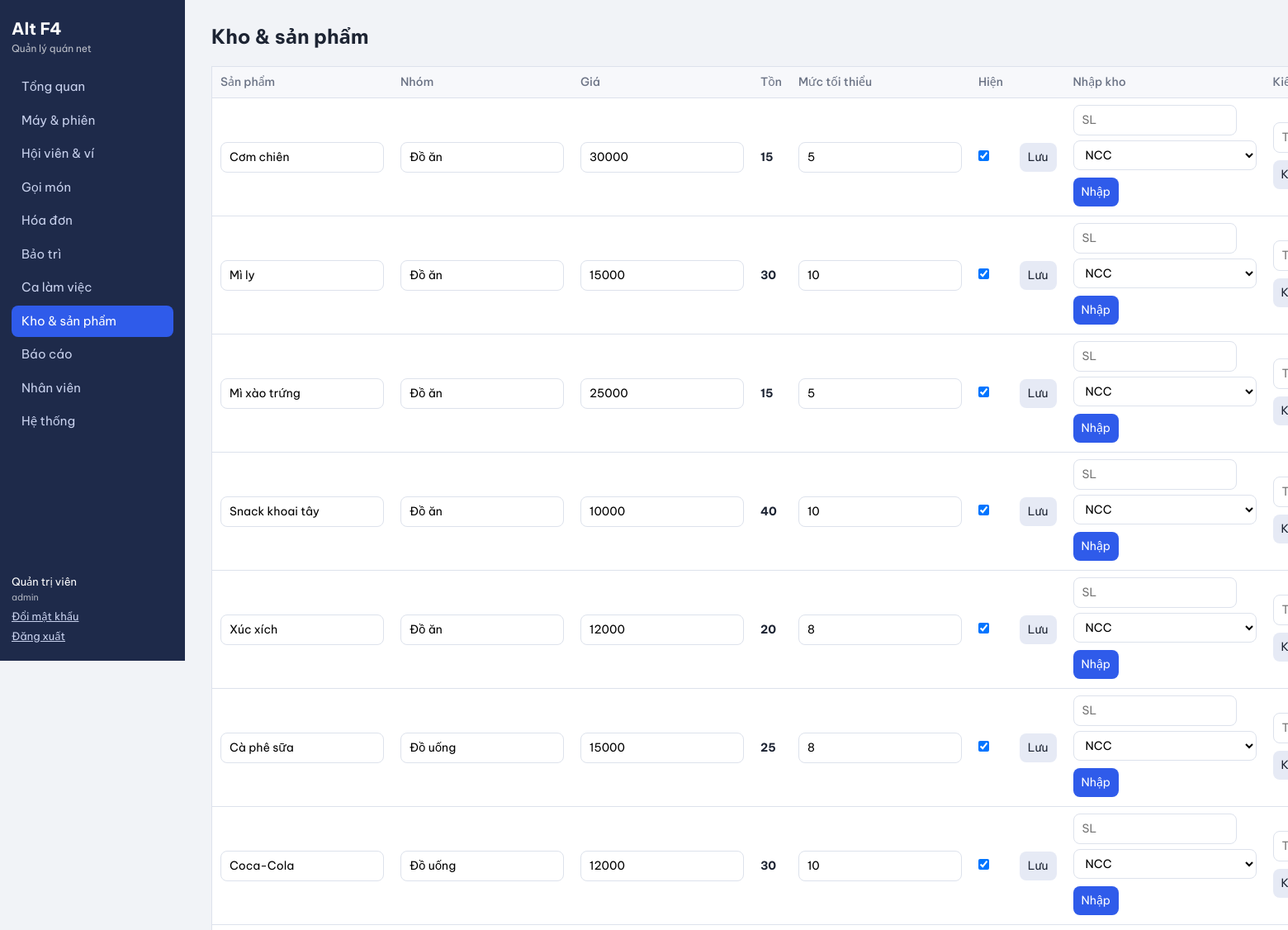
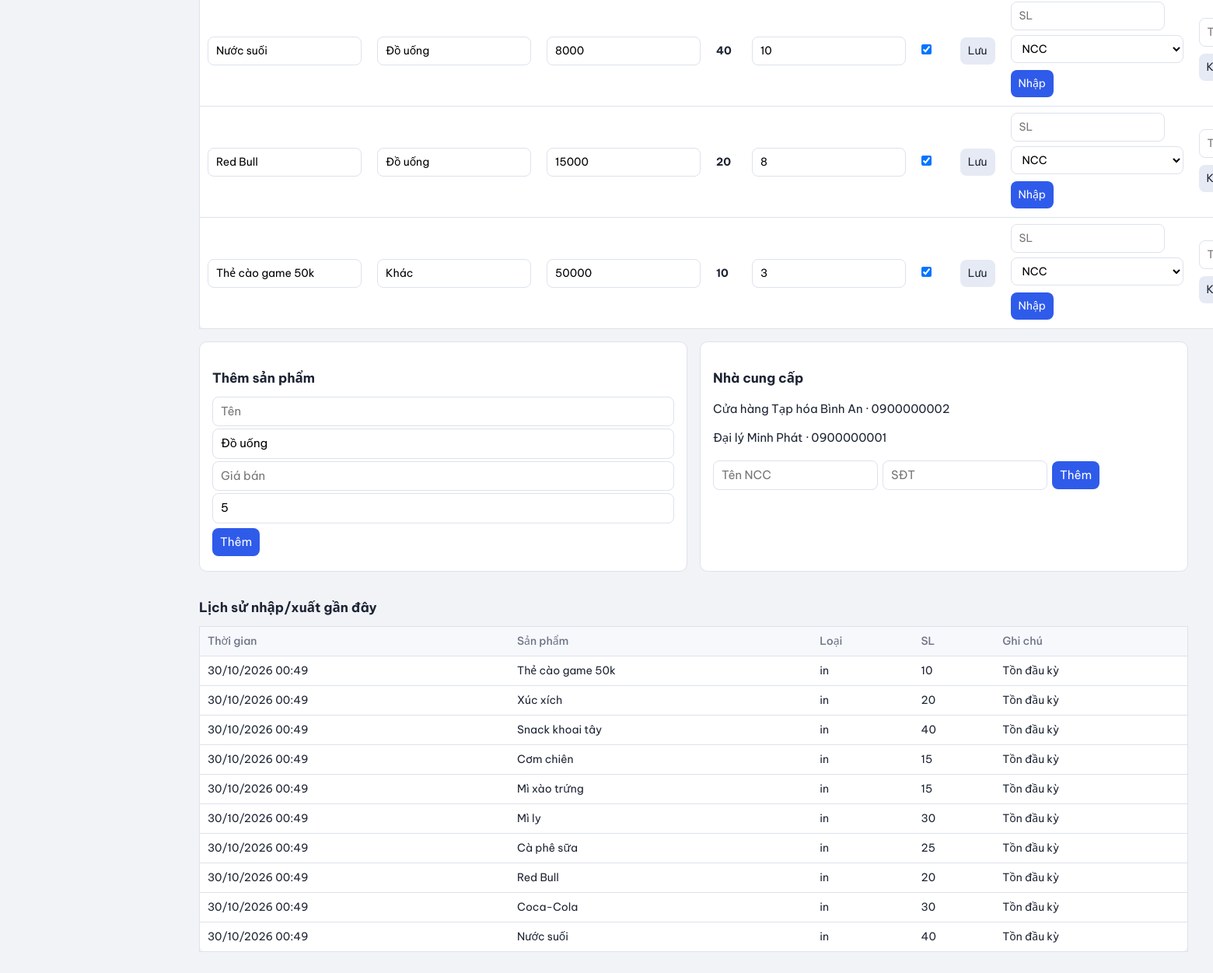
The app's page /app.php?p=inventory (signed in) with its own data (2 pictures, top to bottom).
### tables this page shows
CREATE TABLE products(
 id INT AUTO_INCREMENT PRIMARY KEY,
 name VARCHAR(100) NOT NULL,
 category VARCHAR(40) DEFAULT 'Đồ uống',
 price INT NOT NULL,
 stock INT NOT NULL DEFAULT 0,
 min_stock INT NOT NULL DEFAULT 5,
 active TINYINT NOT NULL DEFAULT 1,
 CONSTRAINT chk_stock CHECK(stock>=0)
);

CREATE TABLE suppliers(
 id INT AUTO_INCREMENT PRIMARY KEY,
 name VARCHAR(100) NOT NULL,
 phone VARCHAR(20)
);

CREATE TABLE stock_moves(
 id INT AUTO_INCREMENT PRIMARY KEY,
 product_id INT NOT NULL,
 type ENUM('in','sale','adjust','refund') NOT NULL,
 qty INT NOT NULL COMMENT 'dương: nhập vào, âm: xuất ra',
 supplier_id INT NULL,
 note VARCHAR(150),
 user_id INT,
 created_at DATETIME DEFAULT CURRENT_TIMESTAMP,
 FOREIGN KEY(product_id) REFERENCES products(id),
 FOREIGN KEY(supplier_id) REFERENCES suppliers(id),
 INDEX idx_move_product(product_id,created_at)
);

### app.php (called while the page is built, shortened)
<?php
require __DIR__.'/lib.php';
$map=['dashboard'=>1,'machines'=>1,'members'=>1,'orders'=>1,'invoices'=>1,'maintenance'=>1,'shifts'=>1,'password'=>1,'inventory'=>2,'reports'=>2,'staff'=>2,'system'=>3];
$p=$_GET['p']??'dashboard';if(!isset($map[$p]))$p='dashboard';
require __DIR__."/pages/$p.php";

### pages/inventory.php (the view, shortened to what this page needs)
<?php
$pr=all('SELECT * FROM products ORDER BY active DESC,category,name');$su=all('SELECT * FROM suppliers ORDER BY name');
$mv=all('SELECT s.*,p.name pn FROM stock_moves s JOIN products p ON p.id=s.product_id ORDER BY s.id DESC LIMIT 20');
head('Kho & sản phẩm');?>
<table><tr><th>Sản phẩm</th><th>Nhóm</th><th>Giá</th><th>Tồn</th><th>Mức tối thiểu</th><th>Hiện</th><th></th><th>Nhập kho</th><th>Kiểm kê</th></tr>
<?php foreach($pr as $r):?><tr class="<?=$r['stock']<=$r['min_stock']?'lowrow':''?>"><form method="post" id="f<?=$r['id']?>"><?=field()?><input type="hidden" name="a" value="prod"><input type="hidden" name="id" value="<?=$r['id']?>"></form>
<td><input form="f<?=$r['id']?>" name="name" value="<?=h($r['name'])?>"></td><td><input form="f<?=$r['id']?>" name="category" value="<?=h($r['category'])?>"></td><td><input form="f<?=$r['id']?>" type="number" name="price" value="<?=$r['price']?>"></td><td><b><?=$r['stock']?></b></td><td><input form="f<?=$r['id']?>" type="number" name="min_stock" value="<?=$r['min_stock']?>"></td><td><input form="f<?=$r['id']?>" type="checkbox" name="active" <?=$r['active']?'checked':''?>></td><td><button form="f<?=$r['id']?>" class="alt">Lưu</button></td>
<td><form method="post" class="row"><input type="number" name="qty" min="1" placeholder="SL" required><select name="sup"><option value="">NCC</option></select><button>Nhập</button></form></td>
<td><form method="post" class="row"><input type="number" name="real" min="0" placeholder="Thực tế" required><button class="alt">Kiểm kê</button></form></td></tr><?php endforeach;?></table>
<div class="cols"><section class="card"><h2>Thêm sản phẩm</h2><form method="post"><?=field()?><input type="hidden" name="a" value="prod"><input name="name" placeholder="Tên" required><input name="category" value="Đồ uống"><input type="number" name="price" placeholder="Giá bán" required><input type="number" name="min_stock" value="5"><button>Thêm</button></form></section>
<section class="card"><h2>Nhà cung cấp</h2><?php foreach($su as $s)echo '<p>'.h($s['name']).' · '.h($s['phone']).'</p>';?><form method="post" class="row"><?=field()?><input type="hidden" name="a" value="sup"><input name="name" placeholder="Tên NCC" required><input name="phone" placeholder="SĐT"><button>Thêm</button></form></section></div>
<h2>Lịch sử nhập/xuất gần đây</h2><table><tr><th>Thời gian</th><th>Sản phẩm</th><th>Loại</th><th>SL</th><th>Ghi chú</th></tr><?php foreach($mv as $m)echo '<tr><td>'.dt($m['created_at']).'</td><td>'.h($m['pn']).'</td><td>'.h($m['type']).'</td><td>'.$m['qty'].'</td><td>'.h($m['note']).'</td></tr>';?></table>

### assets/style.css (style rules this page uses)
:root { --ink:#1d2433;--mut:#6b7385;--bg:#f1f3f7;--card:#fff;--side:#1e2a4a;--acc:#2f5bea;--ok:#16874a;--busy:#c26a00;--bad:#c62d2d;--line:#dde2ec }
* { box-sizing:border-box }
body { margin:0;font:15px/1.5 'Be Vietnam Pro',system-ui,sans-serif;color:var(--ink);background:var(--bg);display:flex;min-height:100vh }
h2 { font-size:17px;margin:18px 0 10px }
.card { background:var(--card);border:1px solid var(--line);border-radius:10px;padding:16px;margin-bottom:16px }
.cols { display:grid;grid-template-columns:repeat(auto-fit,minmax(320px,1fr));gap:16px }
table { width:100%;border-collapse:collapse;background:var(--card);border:1px solid var(--line);border-radius:10px;margin-bottom:16px;font-size:14px }
th,td { padding:8px 10px;border-bottom:1px solid var(--line);text-align:left;vertical-align:middle }
th { background:#f7f8fb;font-weight:500;color:var(--mut) }
input,select,button,.btn { font:inherit;padding:7px 10px;border:1px solid var(--line);border-radius:8px;background:#fff;margin:3px 0;max-width:100% }
input[type=checkbox] { width:auto }
button,.btn { background:var(--acc);color:#fff;border:0;cursor:pointer;text-decoration:none;display:inline-block }
button.alt,.btn.alt { background:#e6eaf5;color:var(--ink) }
.row { display:flex;flex-wrap:wrap;gap:6px;align-items:center }
.row input,.row select { margin:0 }
form:not(.row) input:not([type=hidden]),form:not(.row) select { display:block;width:100% }

### records on screen
products: name "Cơm chiên", category "Đồ ăn", price "30000", stock "15", min_stock "5", active "☑"
products: name "Mì ly", category "Đồ ăn", price "15000", stock "30", min_stock "10", active "☑"
products: name "Mì xào trứng", category "Đồ ăn", price "25000", stock "15", min_stock "5", active "☑"
products: name "Snack khoai tây", category "Đồ ăn", price "10000", stock "40", min_stock "10", active "☑"
products: name "Xúc xích", category "Đồ ăn", price "12000", stock "20", min_stock "8", active "☑"
products: name "Cà phê sữa", category "Đồ uống", price "15000", stock "25", min_stock "8", active "☑"
products: name "Coca-Cola", category "Đồ uống", price "12000", stock "30", min_stock "10", active "☑"
products: name "Nước suối", category "Đồ uống", price "8000", stock "40", min_stock "10", active "☑"
products: name "Red Bull", category "Đồ uống", price "15000", stock "20", min_stock "8", active "☑"
products: name "Thẻ cào game 50k", category "Khác", price "50000", stock "10", min_stock "3", active "☑"
suppliers: name "Cửa hàng Tạp hóa Bình An", phone "0900000002"
suppliers: name "Đại lý Minh Phát", phone "0900000001"
stock_moves: created_at "30/10/2026 00:49", product.name "Thẻ cào game 50k", type "in", qty "10", note "Tồn đầu kỳ"
stock_moves: created_at "30/10/2026 00:49", product.name "Xúc xích", type "in", qty "20", note "Tồn đầu kỳ"
stock_moves: created_at "30/10/2026 00:49", product.name "Snack khoai tây", type "in", qty "40", note "Tồn đầu kỳ"
stock_moves: created_at "30/10/2026 00:49", product.name "Cơm chiên", type "in", qty "15", note "Tồn đầu kỳ"
stock_moves: created_at "30/10/2026 00:49", product.name "Mì xào trứng", type "in", qty "15", note "Tồn đầu kỳ"
stock_moves: created_at "30/10/2026 00:49", product.name "Mì ly", type "in", qty "30", note "Tồn đầu kỳ"
stock_moves: created_at "30/10/2026 00:49", product.name "Cà phê sữa", type "in", qty "25", note "Tồn đầu kỳ"
stock_moves: created_at "30/10/2026 00:49", product.name "Red Bull", type "in", qty "20", note "Tồn đầu kỳ"
stock_moves: created_at "30/10/2026 00:49", product.name "Coca-Cola", type "in", qty "30", note "Tồn đầu kỳ"
stock_moves: created_at "30/10/2026 00:49", product.name "Nước suối", type "in", qty "40", note "Tồn đầu kỳ"

### other values on screen
$n[1] "Tổng quan"
$n[1] "Máy & phiên"
$n[1] "Hội viên & ví"
$n[1] "Gọi món"
$n[1] "Hóa đơn"
$n[1] "Bảo trì"
$n[1] "Ca làm việc"
$n[1] "Kho & sản phẩm"
$n[1] "Báo cáo"
$n[1] "Nhân viên"
$n[1] "Hệ thống"
$u['fullname'] "Quản trị viên"
$u['role'] "admin"
$title "Kho & sản phẩm"
